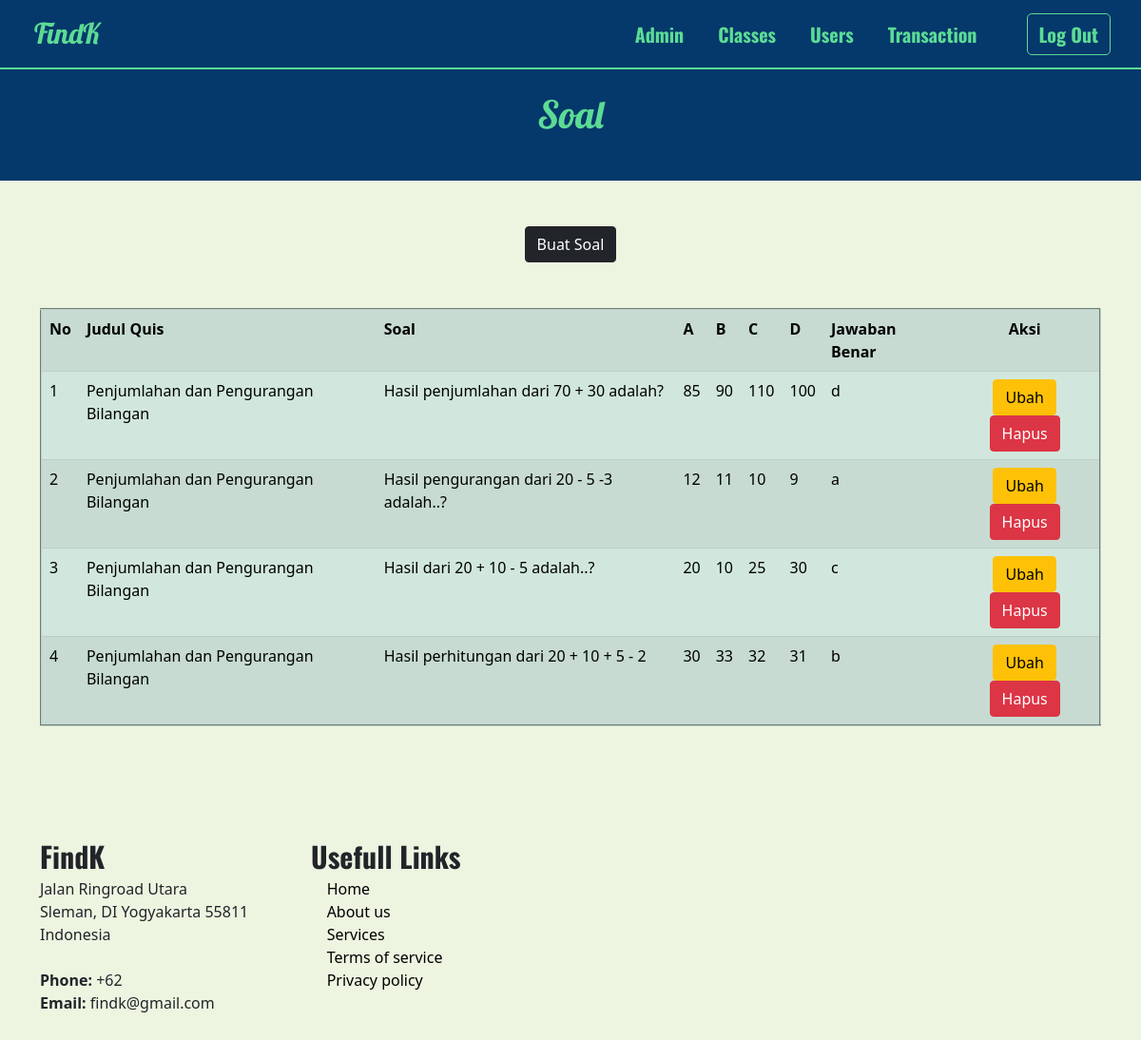
Page /admin/soal.php?id_judul_quis=1 (signed in) on the committed database.
### tables this page shows
CREATE TABLE `quis` (
  `id_quis` int(11) NOT NULL,
  `no_soal` int(11) NOT NULL,
  `soal` text NOT NULL,
  `jawaban_a` text NOT NULL,
  `jawaban_b` text NOT NULL,
  `jawaban_c` text NOT NULL,
  `jawaban_d` text NOT NULL,
  `jawaban_benar` text NOT NULL,
  `id_judul_quis` int(11) NOT NULL,
  `id_mapel` int(11) NOT NULL
);

CREATE TABLE `judul_quis` (
  `id_judul_quis` int(11) NOT NULL,
  `judul_quis` varchar(100) NOT NULL,
  `id_mapel` int(11) NOT NULL,
  `id_admin` int(11) NOT NULL
);

### prosedur.php (called while the page is built, shortened)
<?php
$conn = mysqli_connect("localhost", "root", "", "findk");
function data($query){
    global $conn;
    $result = mysqli_query($conn, $query);
    $rows = [];
    while($row = mysqli_fetch_assoc($result)){
        $rows[] = $row;
    }
    return $rows;
}
?>

### admin/soal.php (the view, shortened to what this page needs)
<?php
require '../prosedur.php';
$id_judul_quis = $_SESSION['id_judul_quis'];
$soal = data("SELECT quis.*, judul_quis.judul_quis FROM quis INNER JOIN judul_quis ON quis.id_judul_quis = judul_quis.id_judul_quis WHERE quis.id_judul_quis = $id_judul_quis");
?>
<!doctype html>
<html lang="en">
<head>
    <link href="https://cdn.jsdelivr.net/npm/bootstrap@5.0.2/dist/css/bootstrap.min.css" rel="stylesheet">
    <link rel="stylesheet" href="../style/style.css">
    <link rel="stylesheet" href="../Bahan/icofont/icofont.min.css">
</head>
<body class="bodyhome">
    <section class="home">
        <nav class="navbar navbar-expand-lg fixed-top">
            <div class="container-fluid">
                <a class="navbar-brand ms-4" href="#">FindK</a>
                <div class="collapse navbar-collapse" id="navbarNav">
                    <div class="navbar-nav ms-auto">
                        <a class="nav-link" aria-current="page" href="index.php">Admin</a>
                        <a class="nav-link" href="mapel.php">Classes</a>
                        <a class="nav-link" href="users.php">Users</a>
                        <a class="nav-link" href="transaksi.php">Transaction</a>
                    </div>
                    <div class="navbar-nav">
                        <a class="ms-4 btn btn-outline-dark border-pink" href="logout.php">Log Out</a>
                    </div>
                </div>
            </div>
        </nav>
    </section>
    <section class="muka d-flex justify-content-center align-items-center">
        <div class="container position-relative" data-aos="zoom-in" data-aos-delay="100">
            <div class="row">
                <div class="judul col-sm-12 text-center">
                    <div id="materi">Soal</div>
                </div>
            </div>
        </div>
    </section>
    <section class="mapel mt-5">
        <div class="container">
            <div class="row">
                <div class="col-sm-12 text-center">
                    <a class="btn btn-dark" href="buat_soal.php" role="button">Buat Soal</a>
                </div>
            </div>
            <div class="row mt-5 mb-5">
                <div class="col-sm-12">
                    <table class="table table-success table-striped" border="2" cellpadding="30" cellspacing="0">
                        <tr>
                            <th>No</th>
                            <th>Judul Quis</th>
                            <th>Soal</th>
                            <th>A</th>
                            <th>B</th>
                            <th>C</th>
                            <th>D</th>
                            <th>Jawaban Benar</th>
                            <th class="text-center">Aksi</th>
                        </tr>
                        <?php foreach($soal as $s){ ?>
                        <tr>
                            <td> <?php echo $s['no_soal']; ?> </td>
                            <td> <?php echo $s['judul_quis']; ?> </td>
                            <td> <?php echo $s['soal']; ?> </td>
                            <td> <?php echo $s['jawaban_a']; ?> </td>
                            <td> <?php echo $s['jawaban_b']; ?> </td>
                            <td> <?php echo $s['jawaban_c']; ?> </td>
                            <td> <?php echo $s['jawaban_d']; ?> </td>
                            <td> <?php echo $s['jawaban_benar']; ?> </td>
                            <td class="text-center">
                                <a href="edit_soal.php?id_quis=<?php echo $s['id_quis']; ?>" class="btn btn-warning">Ubah</a>
                                <a href="hapus_soal.php?id_quis=<?php echo $s['id_quis']; ?>" class="btn btn-danger" onclick="return confirm('Apakah     anda yakin menghapus soal ini?')">Hapus</a>
                            </td>
                        </tr>
                        <?php } ?>
                    </table>
                </div>
            </div>
        </div>
    </section>
    <footer class="footer mt-5 mb-5">
        <div  class="container">
            <div class="row">
                <div class="col-lg-3 col-md-6 footer-contact">
                    <div class="footer_f">FindK</div>
                    <p>
                    Jalan Ringroad Utara <br>
                    Sleman, DI Yogyakarta 55811<br>
                    Indonesia <br><br>
                    <strong>Phone:</strong> +62<br>
                    <strong>Email:</strong> findk@gmail.com<br>
                    </p>
                </div>
                <div class="col-lg-2 col-md-6 footer-links">
                    <div class="footer_f">Usefull Links</div>
                    <i class="icofont-rounded-right"></i> <a href="#">Home</a> <br>
                    <i class="icofont-rounded-right"></i> <a href="#">About us</a> <br>
                    <i class="icofont-rounded-right"></i> <a href="#">Services</a> <br>
                    <i class="icofont-rounded-right"></i> <a href="#">Terms of service</a><br>
                    <i class="icofont-rounded-right"></i> <a href="#">Privacy policy</a>
                </div>
            </div>
        </div>
    </footer>
</body>
</html>

### style/style.css (style rules this page uses)
html { scroll-behavior: smooth; }
.judul { font-family: 'Lobster', cursive; font-size: 40px; }
a { color: black; text-decoration: none; }
.home { background-size: cover; height: auto; min-height: 70px; overflow: visible; padding: 0px; }
.bodyhome { background-color: #EDF5E1; height: auto; min-height: auto; margin: 0px; padding: 0px; }
.navbar { background-color: #05386B; border-bottom: 2px solid #5CDB95; }
.navbar-brand { font-family: 'Lobster', cursive; color: #5CDB95; font-size: 30px; }
.navbar-nav >a { font-family: 'Oswald', sans-serif; color: #5CDB95; border-color: #5CDB95; font-size: 20px; border-radius: 5px; font-weight: bolder; margin-right: 20px; }
.muka { background-color: #05386B; color: #5CDB95; padding-top: 20px; padding-bottom: 40px; }
footer { padding-top: 50px; }
.footer_f { font-family: 'Oswald', sans-serif; font-size: 30px; font-weight: bold; }

### rows in the picture
quis: no_soal "1", id_judul_quis.judul_quis "Penjumlahan dan Pengurangan Bilangan", soal "Hasil penjumlahan dari 70 + 30 adalah?", jawaban_a "85", jawaban_b "90", jawaban_c "110", jawaban_d "100", jawaban_benar "d"
quis: no_soal "2", id_judul_quis.judul_quis "Penjumlahan dan Pengurangan Bilangan", soal "Hasil pengurangan dari 20 - 5 -3 adalah..?", jawaban_a "12", jawaban_b "11", jawaban_c "10", jawaban_d "9", jawaban_benar "a"
quis: no_soal "3", id_judul_quis.judul_quis "Penjumlahan dan Pengurangan Bilangan", soal "Hasil dari 20 + 10 - 5 adalah..?", jawaban_a "20", jawaban_b "10", jawaban_c "25", jawaban_d "30", jawaban_benar "c"
quis: no_soal "4", id_judul_quis.judul_quis "Penjumlahan dan Pengurangan Bilangan", soal "Hasil perhitungan dari 20 + 10 + 5 - 2", jawaban_a "30", jawaban_b "33", jawaban_c "32", jawaban_d "31", jawaban_benar "b"
